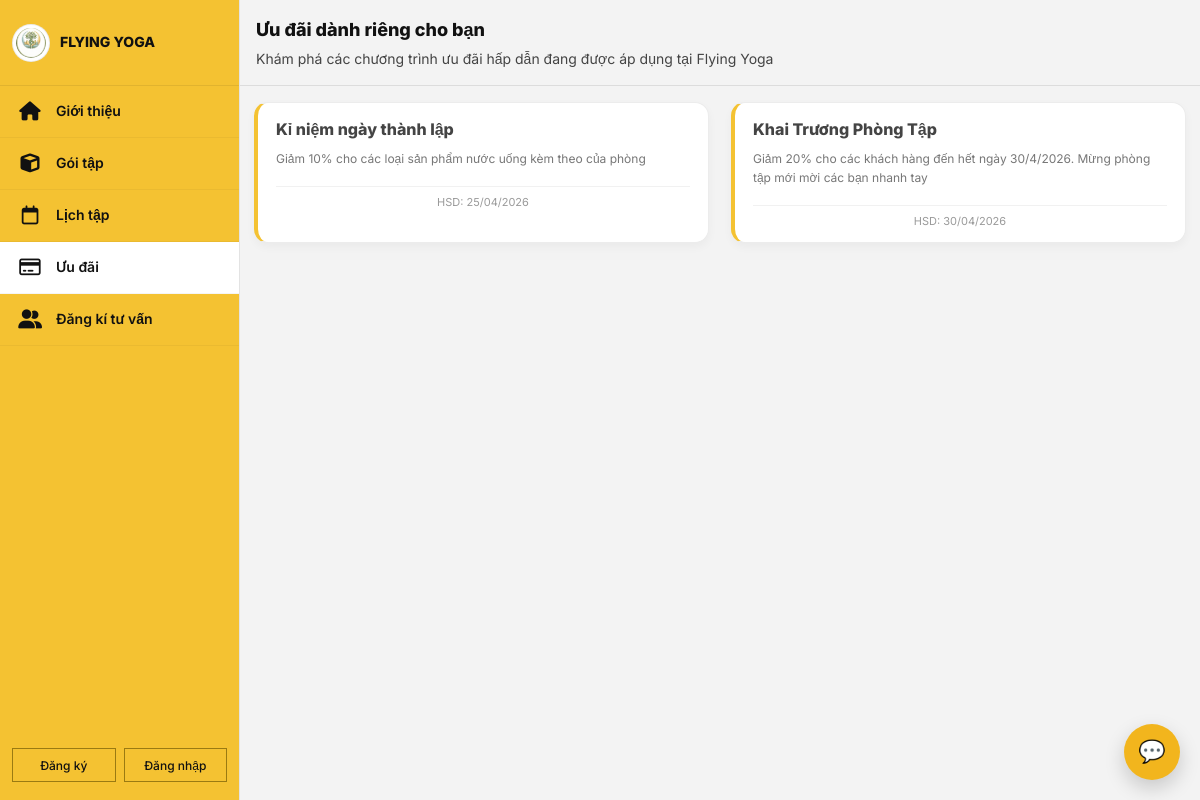
The page /khach-hang/uu-dai/ on the database its author committed.
### cham_soc_khach_hang/models.py (models this page shows, shortened)
class QuangCao(models.Model):
    TRANG_THAI = [
        ('dang_ap_dung', 'Đang áp dụng'),
        ('sap_dien_ra', 'Sắp diễn ra'),
        ('da_het_han', 'Đã hết hạn'),
    ]
    ten_chuong_trinh = models.CharField(max_length=200)
    noi_dung = models.TextField()
    ngay_bat_dau = models.DateField()
    ngay_ket_thuc = models.DateField()
    trang_thai = models.CharField(
        max_length=20,
        choices=TRANG_THAI,
        default='sap_dien_ra'
    )
    da_gui = models.BooleanField(default=False)
    ngay_tao = models.DateTimeField(auto_now_add=True)

### khach_hang/views.py (the view)
# urls.py: path('uu-dai/', views.uu_dai_guest, name='uu_dai_guest'),
def uu_dai_guest(request):
    hom_nay = timezone.now().date()
    ds_uu_dai = QuangCao.objects.filter(
        ngay_bat_dau__lte=hom_nay,
        ngay_ket_thuc__gte=hom_nay
    ).order_by('-ngay_bat_dau', 'ngay_ket_thuc')
    return render(request, 'khach_hang/guest/uu_dai.html', {
        'ds_uu_dai': ds_uu_dai
    })

### thong_bao/context_processors.py (called while the page is built, shortened)
def thong_bao_context(request):
    so_thong_bao_chua_doc = 0
    ds_thong_bao_dropdown = ThongBaoNhacNho.objects.none()
    return {
        'so_thong_bao_chua_doc': so_thong_bao_chua_doc,
        'ds_thong_bao_dropdown': ds_thong_bao_dropdown,
    }

### khach_hang/templates/khach_hang/guest/uu_dai.html (shortened to what this page needs)
{% extends 'base_guest.html' %}
{% load static %}
{% block nav_uu_dai %}active{% endblock %}
{% block extra_css %}
<link rel="stylesheet" href="{% static 'css/guest/uu_dai.css' %}">
{% endblock %}
{% block page_title %}Ưu đãi dành riêng cho bạn{% endblock %}
{% block page_subtitle %}Khám phá các chương trình ưu đãi hấp dẫn đang được áp dụng tại Flying Yoga{% endblock %}
{% block content %}
<div class="offers-page">
    <div class="offer-grid">
        {% for uu_dai in ds_uu_dai %}
            <div class="offer-card">
                <div class="offer-card-inner">
                    <h3>{{ uu_dai.ten_chuong_trinh }}</h3>
                    <p>{{ uu_dai.noi_dung }}</p>
                    <div class="offer-expiry">
                        HSD: {{ uu_dai.ngay_ket_thuc|date:"d/m/Y" }}
                    </div>
                </div>
            </div>
        {% empty %}
            <div class="empty-offer">
                Hiện tại chưa có ưu đãi mới.
            </div>
        {% endfor %}
    </div>
</div>
{% endblock %}

### static/css/guest/guest_base.css (style rules this page uses)
* { margin: 0; padding: 0; box-sizing: border-box; }
html, body { min-height: 100%; }
body { font-family: 'Inter', sans-serif; background: #f3f3f3; color: #222; }

### static/css/guest/uu_dai.css (style rules this page uses)
body { font-family: 'Inter', sans-serif; background: #f3f3f3; color: #222; }
.offers-page { padding-bottom: 24px; }
.offer-grid { display: grid; grid-template-columns: repeat(2, minmax(0, 1fr)); gap: 18px 22px; }
.offer-card { background: #ffffff; border: 1px solid #ececec; border-left: 4px solid #f4c232; border-radius: 14px; min-height: 108px; box-shadow: 0 4px 10px rgba(0, 0, 0, 0.04); transition: all 0.2s ease; overflow: hidden; }
.offer-card-inner { padding: 16px 18px 14px; display: flex; flex-direction: column; min-height: 108px; }
.offer-card h3 { font-size: 16px; font-weight: 800; color: #444; margin-bottom: 8px; line-height: 1.35; }
.offer-card p { font-size: 12px; color: #777; line-height: 1.6; margin-bottom: 18px; }
.offer-expiry { margin-top: auto; padding-top: 8px; border-top: 1px solid #f1f1f1; text-align: center; font-size: 11px; color: #9a9a9a; }

### rows shown on the page
QuangCao: ten_chuong_trinh "Kỉ niệm ngày thành lập", noi_dung "Giảm 10% cho các loại sản phẩm nước uống kèm theo của phòng", ngay_ket_thuc "25/04/2026"
QuangCao: ten_chuong_trinh "Khai Trương Phòng Tập", noi_dung "Giảm 20% cho các khách hàng đến hết ngày 30/4/2026. Mừng phòng tập mới mời các bạn nhanh tay", ngay_ket_thuc "30/04/2026"
